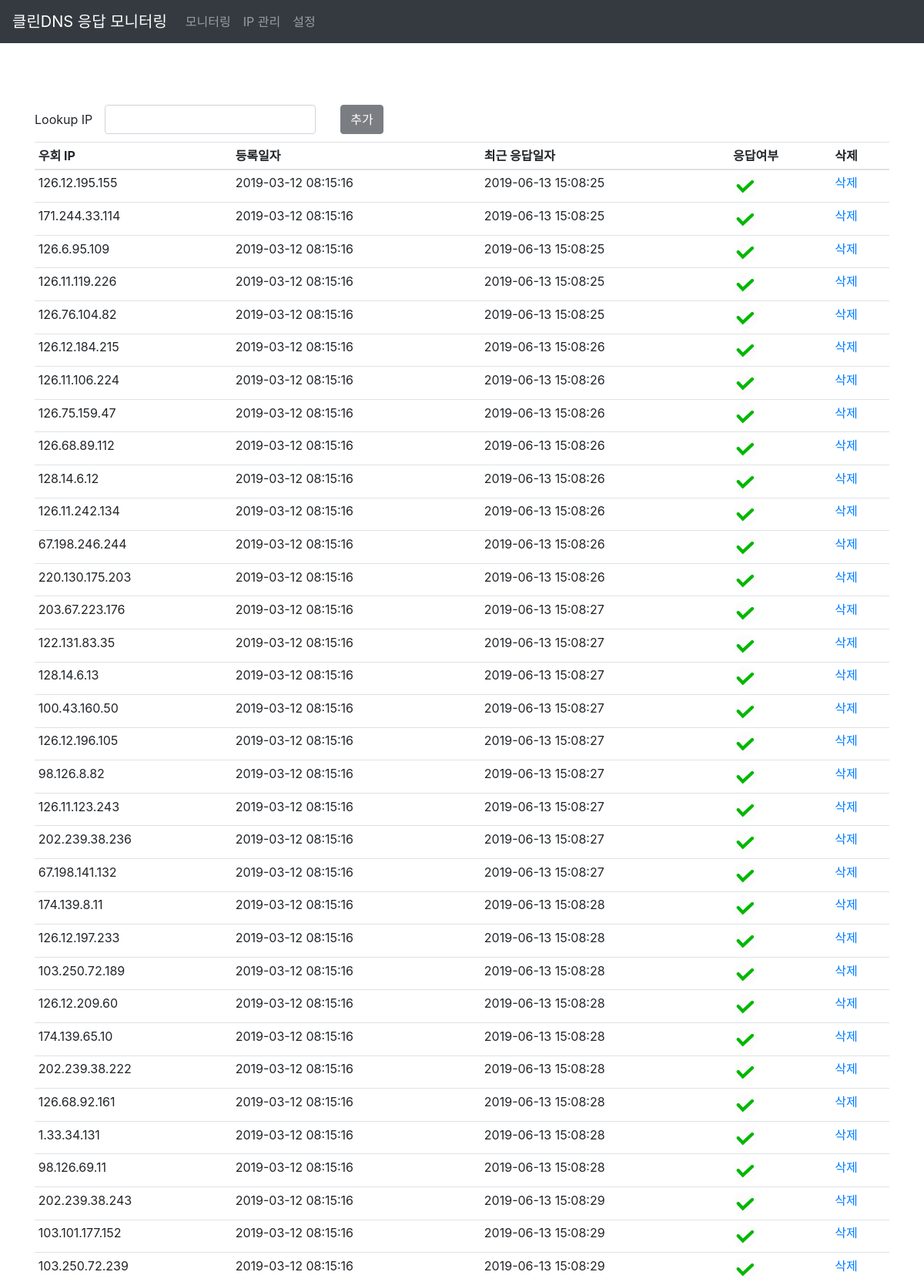
/ipmgnt (upper part), run on the app's committed database.
### app.py (models this page shows, shortened)
class Post(db.Model):
    __table_name__ = 'post'
    id = db.Column(db.Integer, primary_key=True)
    server = db.Column(db.String(20), unique=True, nullable=False)
    status = db.Column(db.Text)
    reg_date = db.Column(db.DateTime, default=datetime.now())
    resp_date = db.Column(db.DateTime, default=datetime.now())

### app.py (the view)
@app.route('/ipmgnt')
def ipmgnt():
    posts = Post.query.order_by("status").all()
    return render_template('ipmgnt.html', posts=posts, title=u'IP 관리')

### templates/ipmgnt.html (shortened to what this page needs)
{% extends 'layout.html' %}
{% block content %}
<div class="container">
    <div class="row">
        <div class="col">
            <form id="ipform" class="form-inline ip_form" action="{{ url_for('add') }}" method="POST">
                <div class="form-group">
                    <label for="ipaddress">Lookup IP</label>
                    <input type="text" id="ipaddress" name="ip" class="form-control mx-sm-3" required>
                    <div class="mx-sm-3">
                        <button type="submit" id="add_ip" class="btn btn-dark float-right" disabled="true">추가</button>
                    </div>
                </div>
            </form>
        </div>
    </div>
</div>
<div class="container">
    <div class="row">
        <div class="col">
            <table class="table table-sm ipmgnt_table">
                <thead>
                <tr>
                    <th scope="col">우회 IP</th>
                    <th scope="col">등록일자</th>
                    <th scope="col">최근 응답일자</th>
                    <th scope="col">응답여부</th>
                    <th scope="col">삭제</th>
                </tr>
                </thead>
                <tbody>
                {% for post in posts %}
                <tr>
                    <td>{{ post.server }}</td>
                    <td>{{ post.reg_date.strftime('%Y-%m-%d %H:%M:%S') }}</td>
                    <td>{{ post.resp_date.strftime('%Y-%m-%d %H:%M:%S') }}</td>
                    <td>
                        {% if post.status == 'true' %}
                        <img class="rounded-circle mx-auto" src="{{ url_for('static', filename='green.png') }}"
                             width="32px" height="32px">
                        {% else %}
                        <img class="rounded-circle mx-auto" src="{{ url_for('static', filename='red.png') }}"
                             width="32px" height="32px">
                        {% endif %}
                    </td>
                    <td><a href="{{ url_for('delete', id=post.id) }}">삭제</a></td>
                </tr>
                {% endfor %}
                </tbody>
            </table>
        </div>
    </div>
</div>
{% endblock %}

### static/layout.css (style rules this page uses)
html { position: relative; min-height: 100%; }
body { padding-top: 56px; }
.ip_form { padding-top: 80px; }
.ipmgnt_table { margin-top: 10px; }

### data on the page
Post: server "126.12.195.155", reg_date "2019-03-12 08:15:16", resp_date "2019-06-13 15:08:25"
Post: server "171.244.33.114", reg_date "2019-03-12 08:15:16", resp_date "2019-06-13 15:08:25"
Post: server "126.6.95.109", reg_date "2019-03-12 08:15:16", resp_date "2019-06-13 15:08:25"
Post: server "126.11.119.226", reg_date "2019-03-12 08:15:16", resp_date "2019-06-13 15:08:25"
Post: server "126.76.104.82", reg_date "2019-03-12 08:15:16", resp_date "2019-06-13 15:08:25"
Post: server "126.12.184.215", reg_date "2019-03-12 08:15:16", resp_date "2019-06-13 15:08:26"
Post: server "126.11.106.224", reg_date "2019-03-12 08:15:16", resp_date "2019-06-13 15:08:26"
Post: server "126.75.159.47", reg_date "2019-03-12 08:15:16", resp_date "2019-06-13 15:08:26"
Post: server "126.68.89.112", reg_date "2019-03-12 08:15:16", resp_date "2019-06-13 15:08:26"
Post: server "128.14.6.12", reg_date "2019-03-12 08:15:16", resp_date "2019-06-13 15:08:26"
Post: server "126.11.242.134", reg_date "2019-03-12 08:15:16", resp_date "2019-06-13 15:08:26"
Post: server "67.198.246.244", reg_date "2019-03-12 08:15:16", resp_date "2019-06-13 15:08:26"
Post: server "220.130.175.203", reg_date "2019-03-12 08:15:16", resp_date "2019-06-13 15:08:26"
Post: server "203.67.223.176", reg_date "2019-03-12 08:15:16", resp_date "2019-06-13 15:08:27"
Post: server "122.131.83.35", reg_date "2019-03-12 08:15:16", resp_date "2019-06-13 15:08:27"
Post: server "128.14.6.13", reg_date "2019-03-12 08:15:16", resp_date "2019-06-13 15:08:27"
Post: server "100.43.160.50", reg_date "2019-03-12 08:15:16", resp_date "2019-06-13 15:08:27"
Post: server "126.12.196.105", reg_date "2019-03-12 08:15:16", resp_date "2019-06-13 15:08:27"
Post: server "98.126.8.82", reg_date "2019-03-12 08:15:16", resp_date "2019-06-13 15:08:27"
Post: server "126.11.123.243", reg_date "2019-03-12 08:15:16", resp_date "2019-06-13 15:08:27"
Post: server "202.239.38.236", reg_date "2019-03-12 08:15:16", resp_date "2019-06-13 15:08:27"
Post: server "67.198.141.132", reg_date "2019-03-12 08:15:16", resp_date "2019-06-13 15:08:27"
Post: server "174.139.8.11", reg_date "2019-03-12 08:15:16", resp_date "2019-06-13 15:08:28"
Post: server "126.12.197.233", reg_date "2019-03-12 08:15:16", resp_date "2019-06-13 15:08:28"
Post: server "103.250.72.189", reg_date "2019-03-12 08:15:16", resp_date "2019-06-13 15:08:28"
Post: server "126.12.209.60", reg_date "2019-03-12 08:15:16", resp_date "2019-06-13 15:08:28"
Post: server "174.139.65.10", reg_date "2019-03-12 08:15:16", resp_date "2019-06-13 15:08:28"
Post: server "202.239.38.222", reg_date "2019-03-12 08:15:16", resp_date "2019-06-13 15:08:28"
Post: server "126.68.92.161", reg_date "2019-03-12 08:15:16", resp_date "2019-06-13 15:08:28"
Post: server "1.33.34.131", reg_date "2019-03-12 08:15:16", resp_date "2019-06-13 15:08:28"
Post: server "98.126.69.11", reg_date "2019-03-12 08:15:16", resp_date "2019-06-13 15:08:28"
Post: server "202.239.38.243", reg_date "2019-03-12 08:15:16", resp_date "2019-06-13 15:08:29"
Post: server "103.101.177.152", reg_date "2019-03-12 08:15:16", resp_date "2019-06-13 15:08:29"
Post: server "103.250.72.239", reg_date "2019-03-12 08:15:16", resp_date "2019-06-13 15:08:29"
